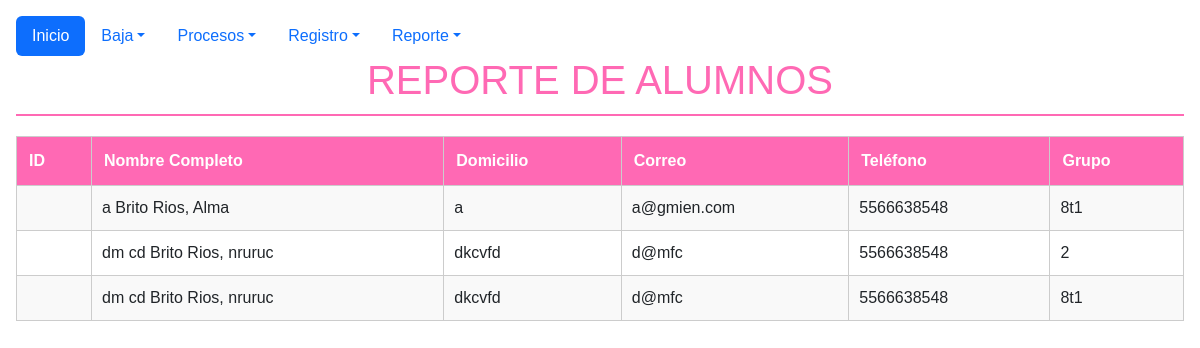
The page /Escuela/reportes/rep_alumnos.php on the database its author committed.
### tables this page shows
CREATE TABLE `alumnos` (
  `id_alumno` int(11) NOT NULL,
  `nombre` varchar(50) NOT NULL,
  `apaterno` varchar(50) NOT NULL,
  `amaterno` varchar(50) DEFAULT NULL,
  `dom` varchar(100) DEFAULT NULL,
  `mail` varchar(100) DEFAULT NULL,
  `tel` varchar(20) DEFAULT NULL,
  `id_grupo` varchar(50) DEFAULT NULL,
  `estatus` int(11) DEFAULT 1
);

### Escuela/reportes/rep_alumnos.php (the view, shortened to what this page needs)
<?php
$servidor = "localhost";
$usuario = "root";
$clave = "";
$base = "Escuela";
$conexion = mysqli_connect($servidor, $usuario, $clave, $base);
$alumnos = mysqli_query($conexion, "SELECT * FROM alumnos ORDER BY apaterno, amaterno");
?>
<!DOCTYPE html>
<html lang="es">
  <head>
    <link href="https://cdn.jsdelivr.net/npm/bootstrap@5.3.8/dist/css/bootstrap.min.css" rel="stylesheet"/>
    <link href="https://getbootstrap.com/docs/5.3/assets/css/docs.css" rel="stylesheet"/>
  </head>
  <body class="p-3 m-0 border-0 bd-example m-0 border-0">
    <ul class="nav nav-pills">
      <li class="nav-item">
        <a class="nav-link active" aria-current="false" href="../index.php">Inicio</a>
      </li>
      <li class="nav-item dropdown">
        <a
          class="nav-link dropdown-toggle" data-bs-toggle="dropdown" href="#" role="button" aria-expanded="false"
          >Baja</a>
      </li>
      <li class="nav-item dropdown">
        <a
          class="nav-link dropdown-toggle" data-bs-toggle="dropdown" href="#" role="button" aria-expanded="false"
          >Procesos</a>
      </li>
        <li class="nav-item dropdown">
        <a
          class="nav-link dropdown-toggle" data-bs-toggle="dropdown" href="#" role="button" aria-expanded="false"
          >Registro</a>
      </li>
      <li class="nav-item dropdown">
        <a
          class="nav-link dropdown-toggle" data-bs-toggle="dropdown" href="#" role="button" aria-expanded="false"
          >Reporte</a>
      </li>
    </ul>
  </body>
</html>
<html>
<head>
</head>
<body>
<h1>REPORTE DE ALUMNOS</h1>
<table>
<tr>
    <th>ID</th>
    <th>Nombre Completo</th>
    <th>Domicilio</th>
    <th>Correo</th>
    <th>Teléfono</th>
    <th>Grupo</th>
</tr>
<?php while($a = mysqli_fetch_assoc($alumnos)): ?>
<tr>
    <td><?=$a['id']?></td>
    <td><?=$a['apaterno']?> <?=$a['amaterno']?>, <?=$a['nombre']?></td>
    <td><?=$a['dom']?></td>
    <td><?=$a['mail']?></td>
    <td><?=$a['tel']?></td>
    <td><?=$a['id_grupo']?></td>
</tr>
<?php endwhile; ?>
</table>
</body>
</html>

### Escuela/reportes/rep_alumnos.php (style rules this page uses)
body { font-family:Arial;margin:30px;background: #fff }
h1 { text-align:center;color: #FF69B4;border-bottom:2px solid #FF69B4;padding-bottom:10px }
table { border-collapse:collapse;width:100%;margin-top:20px }
th { background: #FF69B4;color: #fff;padding:12px;text-align:left;border:1px solid #ccc }
td { border:1px solid #ccc;padding:10px }
tr:nth-child(even) { background:#f9f9f9 }

### rows shown on the page
alumnos: apaterno "a", amaterno "Brito Rios", nombre "Alma", dom "a", mail "a@gmien.com", tel "5566638548", id_grupo "8t1"
alumnos: apaterno "dm cd", amaterno "Brito Rios", nombre "nruruc", dom "dkcvfd", mail "d@mfc", tel "5566638548", id_grupo "2"
alumnos: apaterno "dm cd", amaterno "Brito Rios", nombre "nruruc", dom "dkcvfd", mail "d@mfc", tel "5566638548", id_grupo "8t1"
